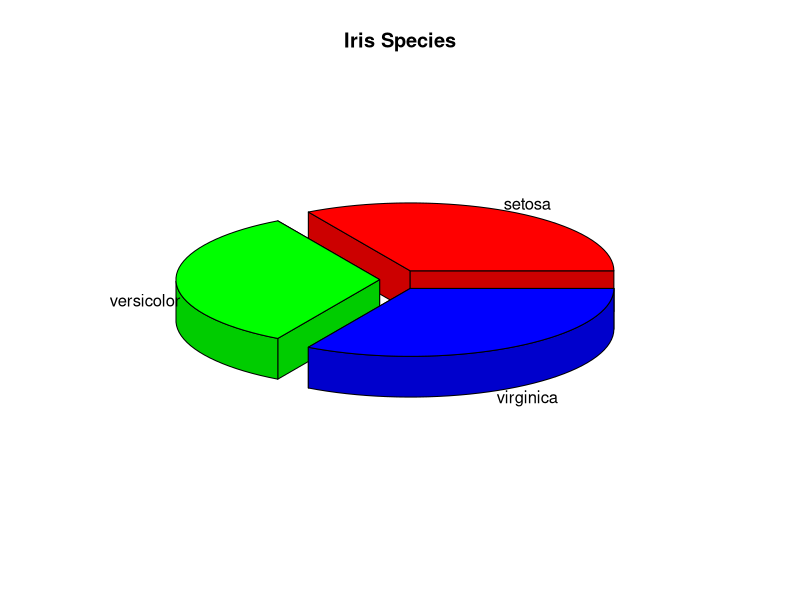
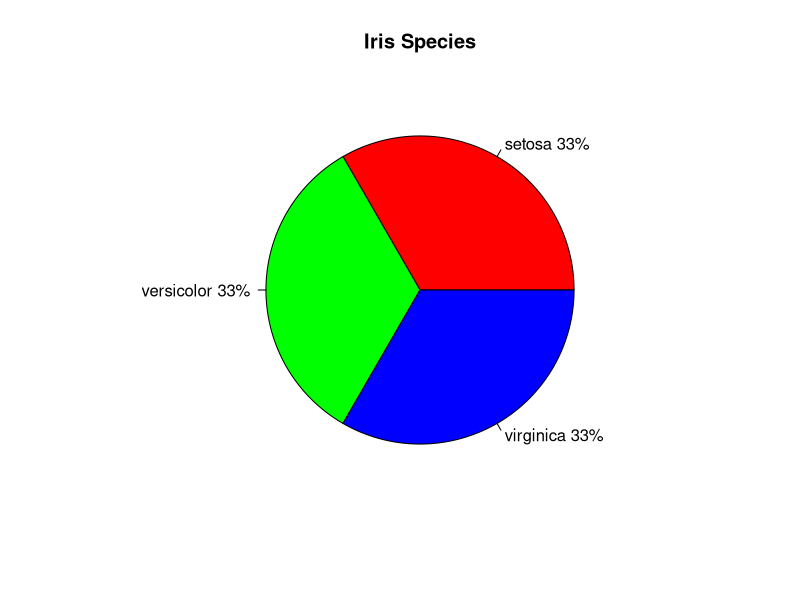
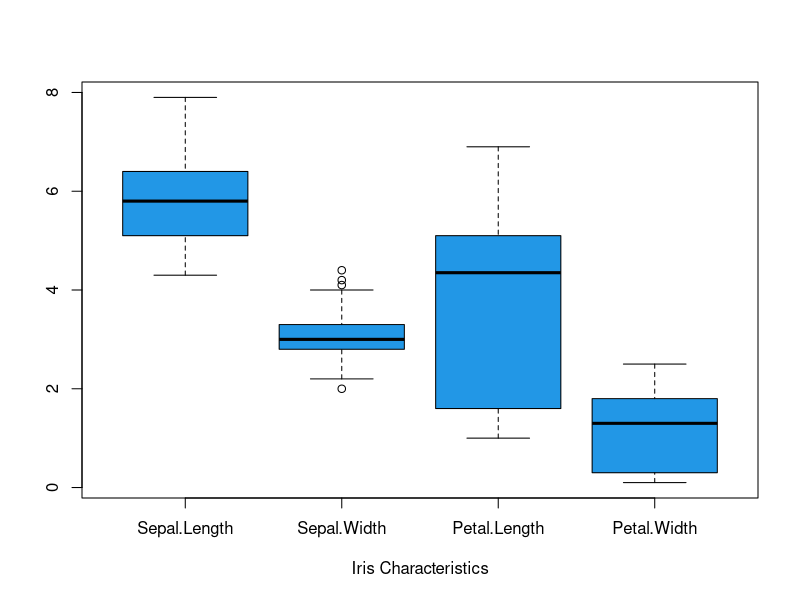
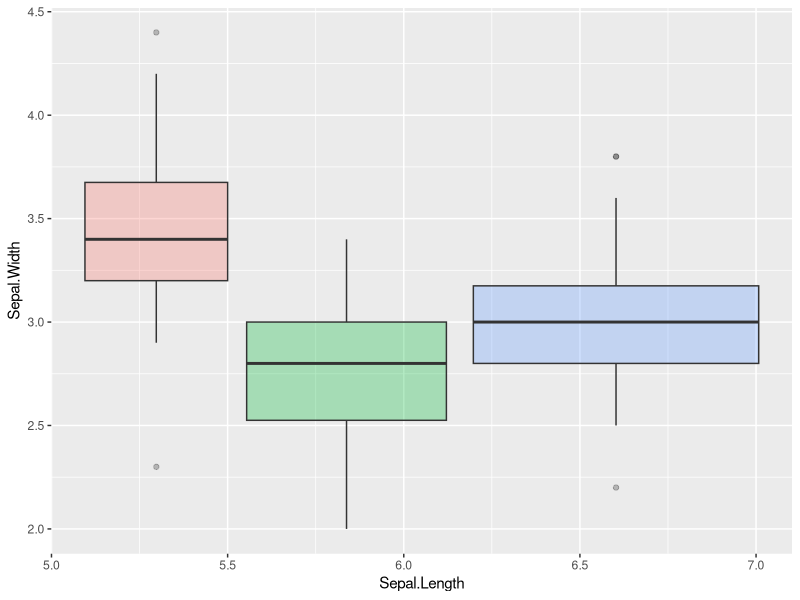
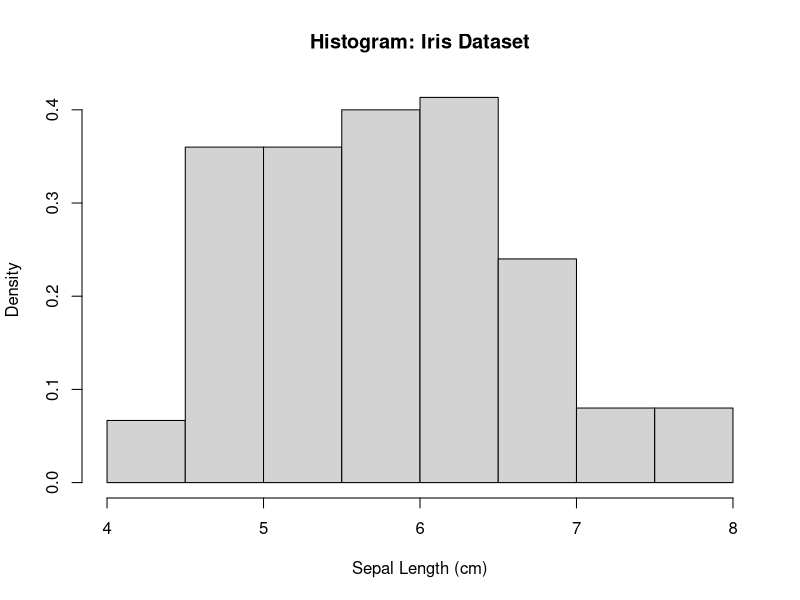
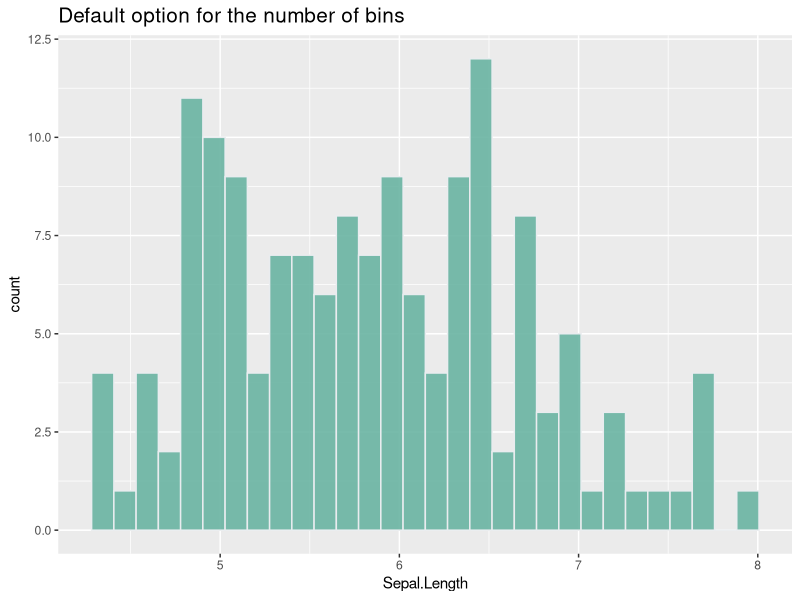
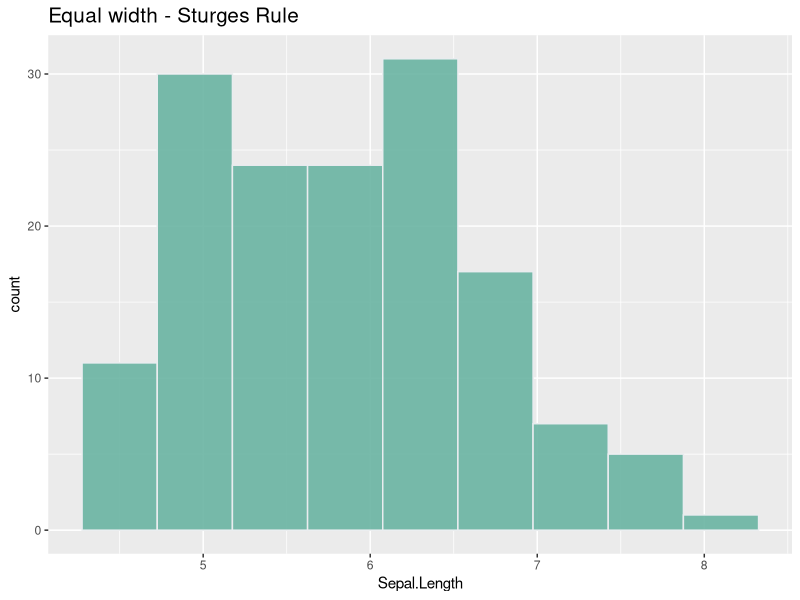
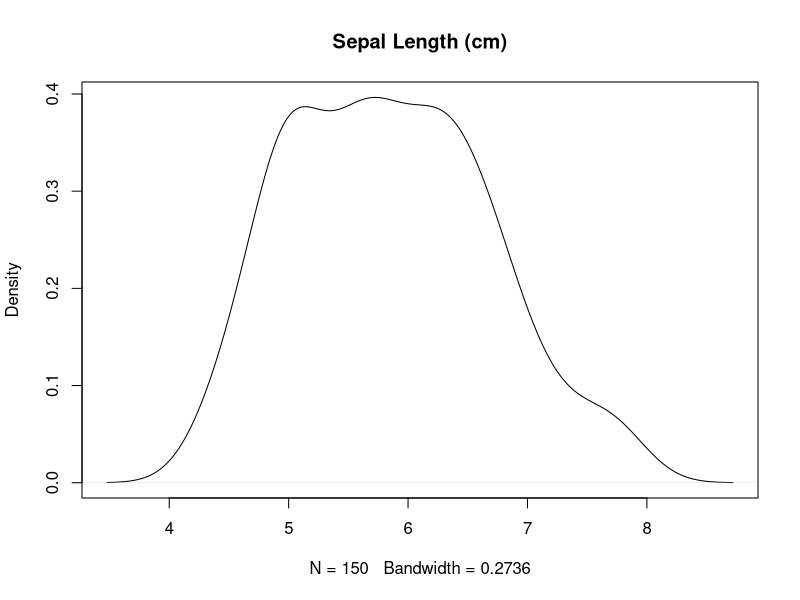

These figures' R source, in order:
## ---- chunk 1
library(readr)
library(dplyr)
library(ggplot2)
library(psych)
library(car)
library(GGally)
library(mvtnorm)
library(kableExtra)
library(robustbase)
library(rrcov)
library(knitr)
library(plotrix)
library(RColorBrewer)
library(MASS)
library(corrplot)
## ---- chunk 2
data("iris")
head(iris)
## ---- chunk 3
summary(iris)
## ---- chunk 4
describe(iris)
## ---- chunk 5
describeBy(iris[,1:4], group=iris$Species)
## ---- chunk 6
table(iris$Species)
## ---- chunk 7
round(table(iris$Species)/length(iris$Species),3)
## ---- chunk 8
round(quantile(iris[,1],probs = seq(0,1,0.2)),3)
## ---- chunk 9
round(var(iris[,1:4]),3)
## ---- chunk 10
round(cov(iris[,1:4]),3)
## ---- chunk 11
round(cor(iris[,1:4]),3)
## ---- chunk 12
# 3D Exploded Pie Chart
library(plotrix)

pie3D(as.vector(table(iris$Species)),labels=unique(iris$Species),explode=0.1,main="Iris Species",labelcex=1.0)
## ---- chunk 13
# Pie Chart with Percentages
slices <- as.vector(table(iris$Species))
lbls <- names(table(iris$Species))
pct <- round(slices/sum(slices)*100)
lbls <- paste(lbls, pct) # add percents to labels
lbls <- paste(lbls,"%",sep="") # ad % to labels
pie(slices,labels = lbls, col=rainbow(length(lbls)),main="Iris Species")
## ---- chunk 14
boxplot(iris[,1:4],col=4,prob=TRUE,xlab="Iris Characteristics")
## ---- chunk 15
ggplot(iris, aes(x=Sepal.Length, y=Sepal.Width, fill=Species)) +
geom_boxplot(alpha=0.3) + theme(legend.position="none")
## ---- chunk 16
hist(iris$Sepal.Length,prob=TRUE,xlab="Sepal Length (cm)",main="Histogram: Iris Dataset")
## ---- chunk 17
ggplot(iris, aes(x=Sepal.Length)) + 
geom_histogram( fill="#69b3a2", color="#e9ecef", alpha=0.9) +
ggtitle("Default option for the number of bins") +
theme(plot.title = element_text(size=15))
## ---- chunk 18
k<-floor(1+log(nrow(iris))/log(2))
delta<-(range(iris$Sepal.Length)[2]-range(iris$Sepal.Length)[1])/k

ggplot(iris, aes(x=Sepal.Length)) + 
geom_histogram( binwidth=delta, fill="#69b3a2", color="#e9ecef", alpha=0.9) +
ggtitle("Equal width - Sturges Rule") +
theme(plot.title = element_text(size=15))
## ---- chunk 19
plot(density(iris$Sepal.Length), main="Sepal Length (cm)")
## ---- chunk 20
ggplot(iris, aes(x=Sepal.Length)) +
geom_density(fill="#69b3a2", color="#e9ecef", alpha=0.8) +
xlim(3,9) + ggtitle("Sepal Length (cm) - ggplot")
## ---- chunk 21
qqPlot(iris$Sepal.Length,distribution = "norm",main="Quantile-quantile Plot",pch=20,col="red")
## ---- chunk 22
pairs(iris[,1:4],col=(iris$Species),pch=19)
## ---- chunk 23
pairs.panels(iris[,1:4], smooth = FALSE, scale = FALSE, density=TRUE,ellipses=FALSE,digits=2)
## ---- chunk 24
ggpairs(iris[,1:4], title="Correlogram with ggpairs()")
## ---- chunk 25
ggpairs(iris[,1:4], columns = 1:4, ggplot2::aes(colour=iris$Species))
## ---- chunk 26
ggcorr(iris[,1:4], method = c("everything", "pearson"))
## ---- chunk 27
require(corrplot)
corrplot.mixed(cor(iris[,1:4]))
## ---- chunk 28
require(MASS)
?crabs
## ---- chunk 29
data("crabs")
head(crabs)
## ---- chunk 30
# Summary of the variables in the crabs dataset
summary(crabs)
## ---- chunk 31
# Descriptive statistics of the variables in the crabs dataset
describe(crabs)
## ---- chunk 32
# Descriptive statistics by group (species)
describeBy(crabs[,2:8], group=crabs$sp)
## ---- chunk 33
# Frequency table for crab species and proportion of each species in the dataset
table(crabs$sp)
round(table(crabs$sp)/length(crabs$sp),3)
## ---- chunk 34
# Quantiles for the first variable (FL - frontal lobe length)
round(quantile(crabs$FL, probs = seq(0, 1, 0.25)), 3)
## ---- chunk 35
# Variance matrix for the continuous variables
round(var(crabs[, 4:8]), 3)
## ---- chunk 36
# Covariance matrix for the continuous variables
round(cov(crabs[, 4:8]), 3)
## ---- chunk 37
# Correlation matrix for the continuous variables
round(cor(crabs[, 4:8]), 3)
## ---- chunk 38
# Visualization: Scatterplot matrix of the variables
pairs(crabs[, 4:8], main = "Scatterplot Matrix for Crabs Dataset",
      col = c("blue", "orange")[crabs$sp])
## ---- chunk 39
# Visualization: Correlation plot
corrplot(cor(crabs[, 4:8]), method = "circle", tl.col = "black", tl.cex = 0.8)
## ---- chunk 40
# Visualization: Boxplot to compare species
boxplot(crabs$FL ~ crabs$sp, main = "Front Limb Length by Species",
        xlab = "Species", ylab = "Front Limb Length")
## ---- chunk 41
# Visualization: Histogram of the continuous variables
hist(crabs$FL, main = "Histogram of Front Limb Length", xlab = "Front Limb Length", col = "lightblue")
## ---- chunk 42
# Load the crabs dataset and necessary packages
library(MASS)
data("crabs")

# Select the last 5 columns (FL, RW, CL, CW, BD)
X <- as.matrix(crabs[, 4:8])

# Mean vector (mu) and Covariance matrix (Sigma)
mu <- colMeans(X)
Sigma <- cov(X)

# Define vectors a and b, and matrices A and B
a <- c(1, 0.5, -0.5, 1.5, -1)
b <- c(0.5, -0.5, 1, 1, -1)
A <- matrix(c(1, 0, 0.5, -0.5, 1,
              0.5, 1, 0, 1.5, 0,
              1.5, 0.5, -1, 0, 1,
              -0.5, 1, 0, 0.5, -1,
              1, -0.5, 1, -1, 0.5), nrow = 5, byrow = TRUE)
B <- matrix(c(0.5, -1, 0.5, 1, 0.5,
              -1, 0.5, -0.5, 1, -0.5,
              1, -0.5, 0.5, -1, 0,
              0.5, 0, -1, 1, 0.5,
              0, 1, -1, 0.5, -0.5), nrow = 5, byrow = TRUE)

## ---- chunk 43
# Left-hand side
lhs_a <- t(a) %*% colMeans(X)

# Right-hand side
rhs_a <- t(a) %*% mu

lhs_a == rhs_a  # Check if equal
## ---- chunk 44
# Variance of a^T X
var_a_X <- t(a) %*% Sigma %*% a
var_a_X
## ---- chunk 45
# Covariance of a^T X and b^T X
cov_a_b_X <- t(a) %*% Sigma %*% b
cov_a_b_X
## ---- chunk 46
# Correlation of a^T X and b^T X
cor_a_b_X <- cov_a_b_X / sqrt((t(a) %*% Sigma %*% a) * (t(b) %*% Sigma %*% b))
cor_a_b_X

## ---- chunk 47
# Expectation of AX + b
E_AX_b <- A %*% mu + b
E_AX_b

## ---- chunk 48
# Variance of AX
Var_AX <- A %*% Sigma %*% t(A)
Var_AX

## ---- chunk 49
# Select another subset of the crabs dataset to represent Y
Y <- as.matrix(crabs[, 4:8])

# Mean vector for Y
nu <- colMeans(Y)

# Covariance between X and Y
cov_XY <- cov(X, Y)
cov_XY_alternative <- (t(X) %*% Y) - mu %*% t(nu)

# Both should give similar results
cov_XY
cov_XY_alternative

## ---- chunk 50
# Covariance of Y and X
cov_YX <- cov(Y, X)

# Check if cov(X, Y) equals cov(Y, X)'s transpose
cov_YX_T <- t(cov_YX)
all.equal(cov_XY, cov_YX_T)  # Should return TRUE

## ---- chunk 51

# Split X into two parts X1 and X2
X1 <- X[, 1:3]
X2 <- X[, 3:5]

# Covariance of (X1 + X2) and Y
cov_X1_X2_Y <- cov(X1 + X2, Y)

# Covariance of X1 and Y, and X2 and Y, separately
cov_X1_Y <- cov(X1, Y)
cov_X2_Y <- cov(X2, Y)

# Verify the additive property
cov_X1_X2_Y == (cov_X1_Y + cov_X2_Y)

## ---- chunk 52
# Variance of (X + Y)
var_X_Y <- var(X + Y)

# Individual variances and covariances
var_X <- var(X)
var_Y <- var(Y)
cov_XY <- cov(X, Y)
cov_YX <- cov(Y, X)

# Verify the variance equation
var_X_Y == (var_X + var_Y + cov_XY + cov_YX)

## ---- chunk 53
# Covariance of AX and BX
cov_AX_BX <- A %*% Sigma %*% t(B)
cov_AX_BX

## ---- chunk 54
# Covariance of AX and BY
cov_AX_BY <- A %*% cov(X, Y) %*% t(B)
cov_AX_BY
